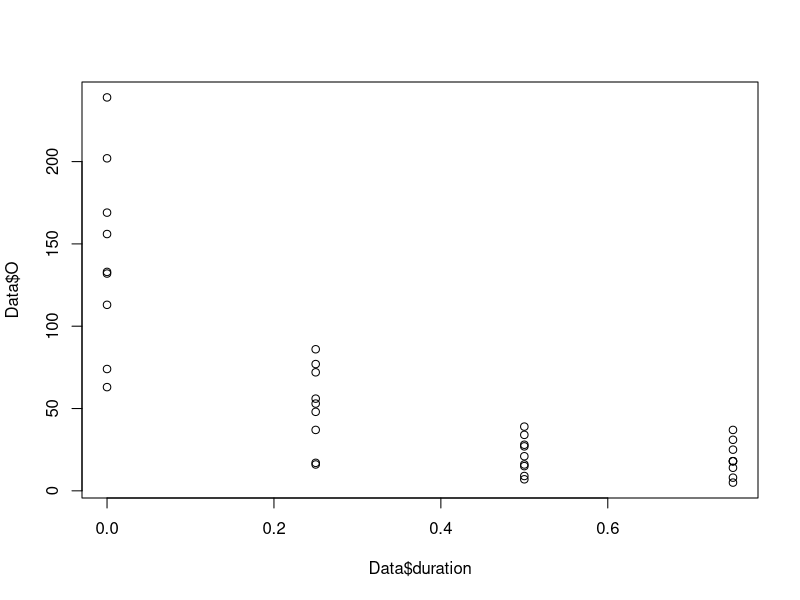
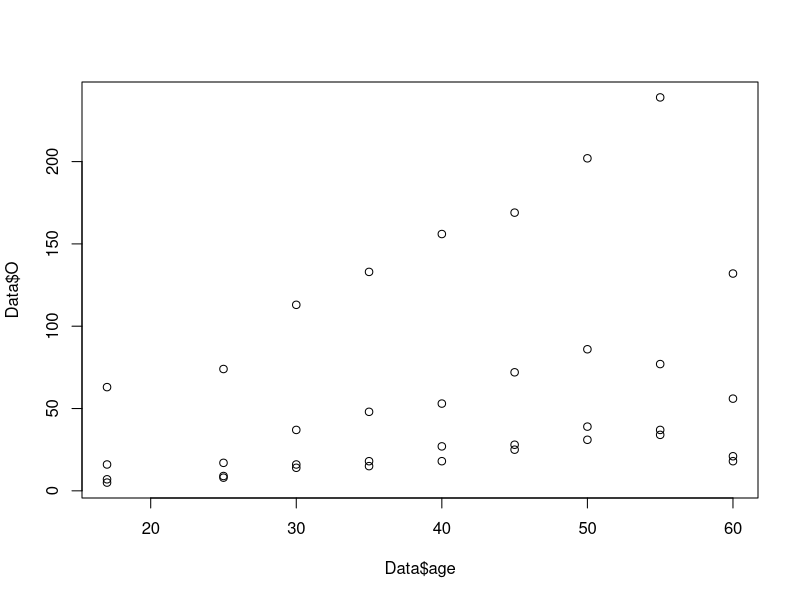
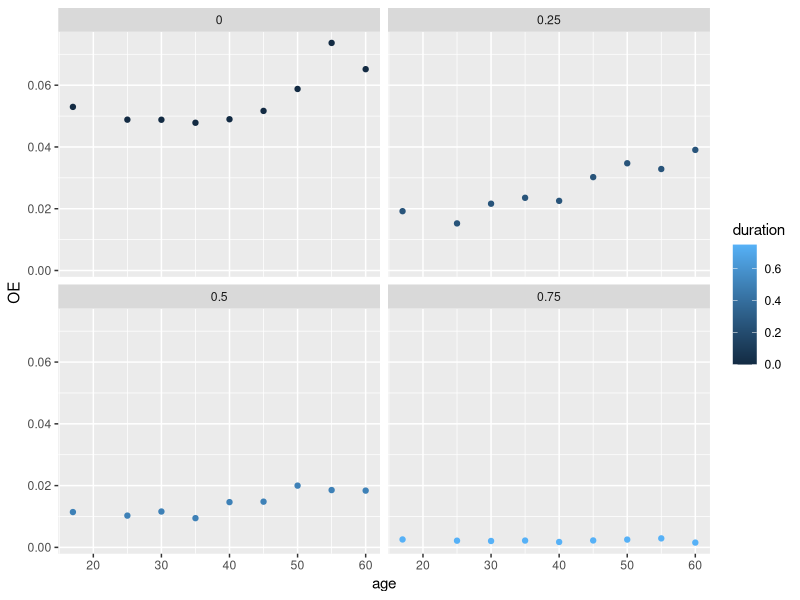
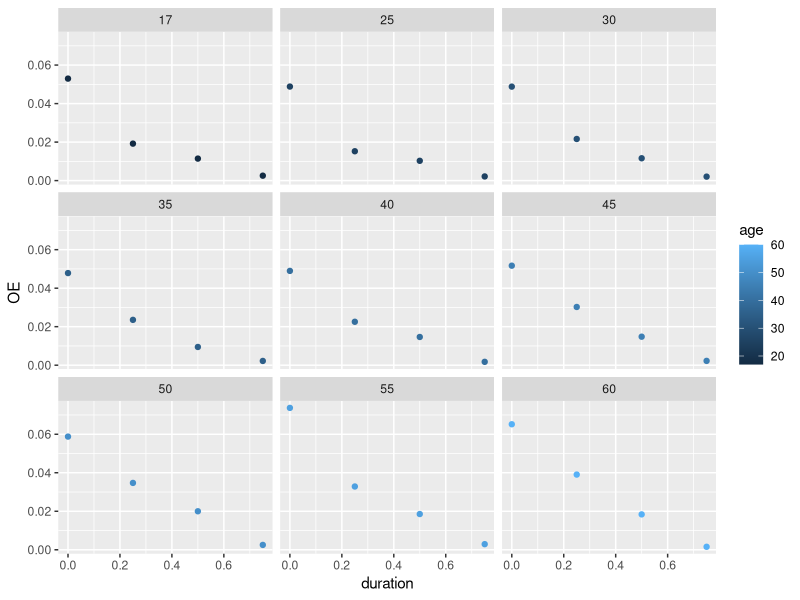
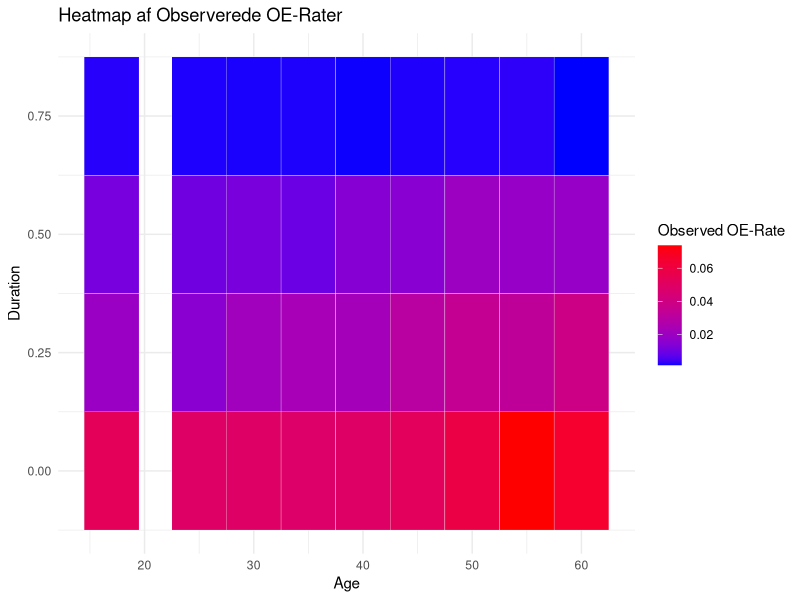
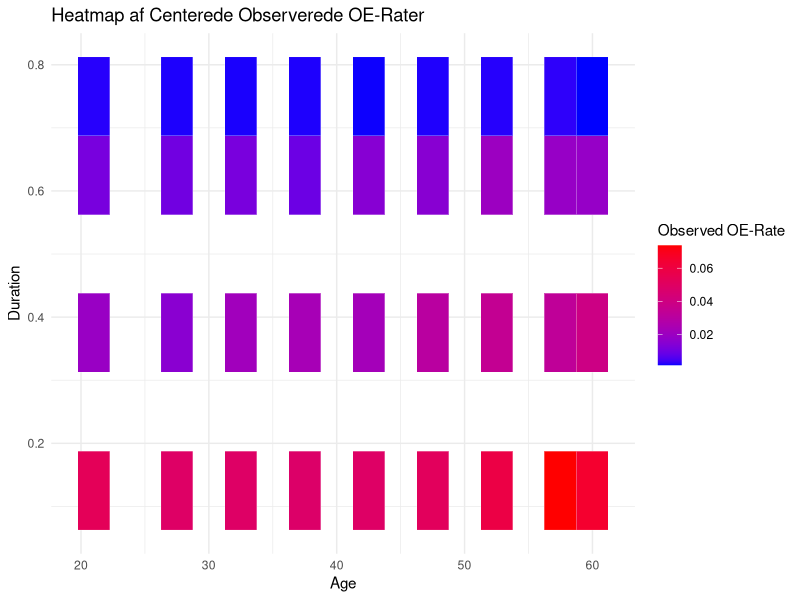
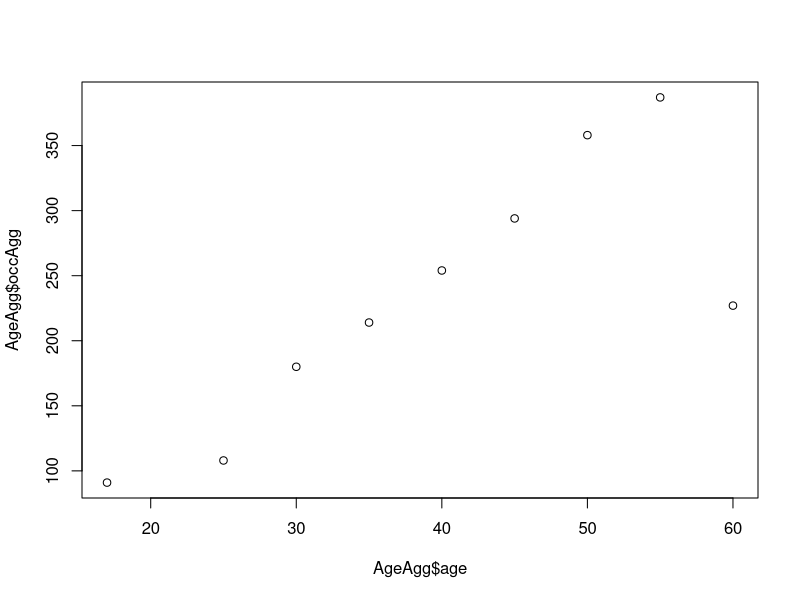
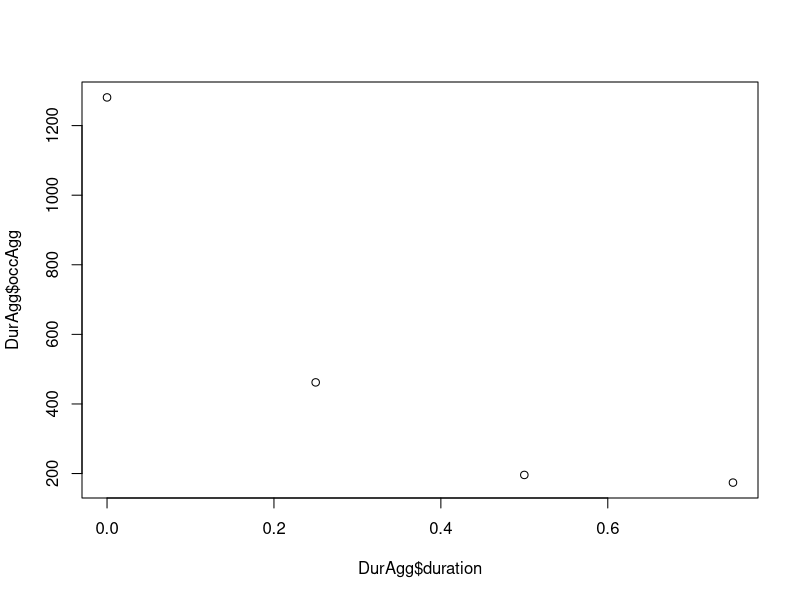

Recreate these plots in R, in order.
######################################################
####               PAKKER OG DATA                 ####
######################################################
library(tidyverse)
library(ggplot2)
library(dplyr)
library(stats)
library(splines)
library(hexbin)

# Indlæs data:
Data <- read_csv("Data/JA/JASD.csv")

# Opret variabel OE-rater
Data$OE <- Data$O / Data$E

# Vis data og opsummering
View(Data)
summary(Data)


######################################################
####          CENTRERING AF COVARIATER            ####
######################################################

# Centrering af age
midpointsage <- c((unique(Data$age)[-1] + unique(Data$age)[-length(unique(Data$age))]) / 2, 
                  unique(Data$age)[length(unique(Data$age))])
Data$age_centered <- midpointsage[match(Data$age, unique(Data$age))]

# Centrering af duration
midpointsduration <- c((unique(Data$duration)[-1] + unique(Data$duration)[-length(unique(Data$duration))]) / 2, 
                       unique(Data$duration)[length(unique(Data$duration))])
Data$duration_centered <- midpointsduration[match(Data$duration, unique(Data$duration))]

# Vis centreret data
View(Data)


######################################################
####            VISUALISERING AF DATA             ####
######################################################

# Plot O mod duration
plot(y = Data$O, x = Data$duration)

# Plot O mod age
plot(y = Data$O, x = Data$age)


# Scatter plot af OE-rater med alder og duration
ggplot(Data, aes(x = age, y = OE)) +
  geom_point(aes(color = duration)) +
  facet_wrap(~ duration)

# Scatter plot af OE-rater med duration og alder
ggplot(Data, aes(x = duration, y = OE)) +
  geom_point(aes(color = age)) +
  facet_wrap(~ age)


######################################################
####                  HEATMAPS                    ####
######################################################

# Beregn observerede rater
Data$observed_rate <- Data$O / Data$E

# Heatmap for observerede OE-rater
heatmap_observed <- ggplot(Data, aes(y = duration, x = age, fill = observed_rate)) +
  geom_tile(color = "white") +
  scale_fill_gradient(low = "blue", high = "red") +
  labs(title = "Heatmap af Observerede OE-Rater", y = "Duration", x = "Age", fill = "Observed OE-Rate") +
  theme_minimal()

heatmap_observed

# Heatmap for centrerede observerede OE-rater
heatmap_observed_center <- ggplot(Data, aes(y = duration_centered, x = age_centered, fill = observed_rate)) +
  geom_tile(color = "white") +
  scale_fill_gradient(low = "blue", high = "red") +
  labs(title = "Heatmap af Centerede Observerede OE-Rater", y = "Duration", x = "Age", fill = "Observed OE-Rate") +
  theme_minimal()

heatmap_observed_center

######################################################
####      AGGREGERING OG IKKE-LINEARE TRENDS      ####
######################################################

# Aggreger data efter age
AgeAgg <- Data %>%
  group_by(age) %>%
  summarise(expoAgg = sum(E), occAgg = sum(O)) %>%
  mutate(OE = occAgg / expoAgg)

# Aggreger data efter duration
DurAgg <- Data %>%
  group_by(duration) %>%
  summarise(expoAgg = sum(E), occAgg = sum(O)) %>%
  mutate(OE = occAgg / expoAgg)

# Plots af aggregerede data
plot(AgeAgg$age, AgeAgg$occAgg)
plot(DurAgg$duration, DurAgg$occAgg)

plot(AgeAgg$age, AgeAgg$OE)
plot(DurAgg$duration, DurAgg$OE)

plot(AgeAgg$age, AgeAgg$expoAgg)
plot(DurAgg$duration, DurAgg$expoAgg)


######################################################
####                  Residualplots               ####
######################################################


#Centrer middelværdien: 
residplotage<-function(model){qplot(Data$age, .stdresid,data = model)+
    geom_smooth(method = "loess", size = 1, formula = y ~ x) +
    xlab("age") +
    ylab("fitted values")}

residplotduration<-function(model){qplot(Data$duration, .stdresid,data = model)+
    geom_smooth(method = "loess", size = 1, formula = y ~ x) +
    xlab("duration") +
    ylab("fitted values")}



######################################################
####                  GLM MODELLER                ####
######################################################

# Lineær model med age og duration
glm_linear_1 <- glm(O ~ age + duration, offset = log(E), family = poisson, data = Data)
summary(glm_linear_1)



######################################################
####                 POLYNOMIUM                   ####
######################################################

# Polynomial modeller for duration
glm_poly_1_dur <- glm(O ~ age + poly(duration, 1), offset = log(E), family = poisson, data = Data)
glm_poly_2_dur <- glm(O ~ age + poly(duration, 2), offset = log(E), family = poisson, data = Data)

# Sammenlign AIC for polynomial modeller for duration
AIC(glm_poly_1_dur, glm_poly_2_dur)

# Polynomial modeller for age
glm_poly_1_age <- glm(O ~ poly(age, 1) + duration, offset = log(E), family = poisson, data = Data)
glm_poly_2_age <- glm(O ~ poly(age, 2) + duration, offset = log(E), family = poisson, data = Data)
glm_poly_4_age <- glm(O ~ poly(age, 4) + duration, offset = log(E), family = poisson, data = Data)
glm_poly_6_age <- glm(O ~ poly(age, 6) + duration, offset = log(E), family = poisson, data = Data)
glm_poly_8_age <- glm(O ~ poly(age, 8) + duration, offset = log(E), family = poisson, data = Data)

# Sammenlign AIC for polynomial modeller for age
AIC(glm_poly_1_age, glm_poly_2_age, glm_poly_4_age, glm_poly_6_age, glm_poly_8_age)


# Polynomial model med kombination af age og duration
glm_poly_4_2 <- glm(O ~ poly(age, 4) + poly(duration, 2), offset = log(E), family = poisson, data = Data)
glm_poly_2_2 <- glm(O ~ poly(age, 2) + poly(duration, 2), offset = log(E), family = poisson, data = Data)

# Sammenlign AIC for modeller med age og duration polynomier
AIC(glm_poly_2_2, glm_poly_4_2)



######################################################
####              SPLINES DURATION                ####
######################################################
glm_splines_2_dur <- glm(O ~ ns(duration, df = 3) + age, offset = log(E), 
                         family = poisson, data = Data)

glm_splines_3_dur <- glm(O ~ ns(duration, df = 4) + age, offset = log(E), 
                         family = poisson, data = Data)

glm_splines_2_age <- glm(O ~ ns(age, df = 3) + duration, offset = log(E), 
                         family = poisson, data = Data)

glm_splines_3_age <- glm(O ~ ns(age, df = 4) + duration, offset = log(E), 
                         family = poisson, data = Data)

glm_splines_4_age <- glm(O ~ ns(age, df = 5) + duration, offset = log(E), 
                         family = poisson, data = Data)

glm_splines_5_age <- glm(O ~ ns(age, df = 6) + duration, offset = log(E), 
                         family = poisson, data = Data)


AIC(glm_splines_2_age,glm_splines_3_age,glm_splines_4_age,glm_splines_5_age)



######################################################
####           FIT PÅ CENTRERET DATA              ####
######################################################
glm_centered_poly1age_poly3dur <- glm(O ~ poly(age_centered,1) + poly(duration,3), offset = log(E), 
                                      family = poisson, data = Data)

glm_centered_poly2age_poly3dur <- glm(O ~ poly(age_centered,2) + poly(duration,3), offset = log(E), 
                                      family = poisson, data = Data)

glm_centered_poly2age_splines2dur <- glm(O ~ poly(age_centered,2) + ns(duration,df=3), offset = log(E), 
                                         family = poisson, data = Data)

glm_centered_poly2age_splines3dur <- glm(O ~ poly(age_centered,2) + ns(duration,df=4), offset = log(E), 
                                         family = poisson, data = Data)

glm_centered_poly3age_poly3dur <- glm(O ~ poly(age_centered,3) + poly(duration,3), offset = log(E), 
                                      family = poisson, data = Data)

glm_centered_poly4age_poly3dur <- glm(O ~ poly(age_centered,4) + poly(duration,3), offset = log(E), 
                                      family = poisson, data = Data)

glm_centered_poly5age_poly3dur <- glm(O ~ poly(age_centered,5) + poly(duration,3), offset = log(E), 
                                      family = poisson, data = Data)

glm_centered_poly6age_poly3dur <- glm(O ~ poly(age_centered,6) + poly(duration,3), offset = log(E), 
                                      family = poisson, data = Data)


AIC(glm_centered_poly1age_poly3dur,glm_centered_poly2age_poly3dur,glm_centered_poly3age_poly3dur,glm_centered_poly4age_poly3dur,glm_centered_poly5age_poly3dur,glm_centered_poly6age_poly3dur,glm_centered_poly2age_splines2dur,glm_centered_poly2age_splines3dur)



######################################################
####         Prædictions- og residualplot         ####
######################################################

#Insæt den valgte model: 
model <- glm_linear_1

# Beregn forudsagte O-værdier
Data$predicted_O <- predict(model, type = "response")

# Vis data med forudsagte værdier
View(Data)

# Aggreger forudsagte værdier efter age
AgeAgg <- Data %>%
  group_by(age) %>%
  summarise(expoAgg = sum(E), occAgg = sum(O), predictedAgg = sum(predicted_O)) %>%
  mutate(predicted_OE = predictedAgg / expoAgg, OE = occAgg / expoAgg)

# Plot OE-rater over alder
plot(AgeAgg$age, AgeAgg$OE, col = "blue", pch = 1, xlab = "Age", ylab = "OE Rate", 
     main = "OE-rates with additive model over Age")
lines(AgeAgg$age, AgeAgg$predicted_OE, col = "red", lwd = 2)

# Aggreger forudsagte værdier efter duration
DurAgg <- Data %>%
  group_by(duration) %>%
  summarise(expoAgg = sum(E), occAgg = sum(O), predictedAgg = sum(predicted_O)) %>%
  mutate(predicted_OE = predictedAgg / expoAgg, OE = occAgg / expoAgg)

# Plot OE-rater over duration
plot(DurAgg$duration, DurAgg$OE, col = "blue", pch = 1, xlab = "Duration", ylab = "OE Rate", 
     main = "OE-rates with additive model over Duration")
lines(DurAgg$duration, DurAgg$predicted_OE, col = "red", lwd = 2)


# Residualplot for lineær model
residplotage(model)
residplotduration(model)



######################################################
####              ENDELIGE MODEL                  ####
######################################################


